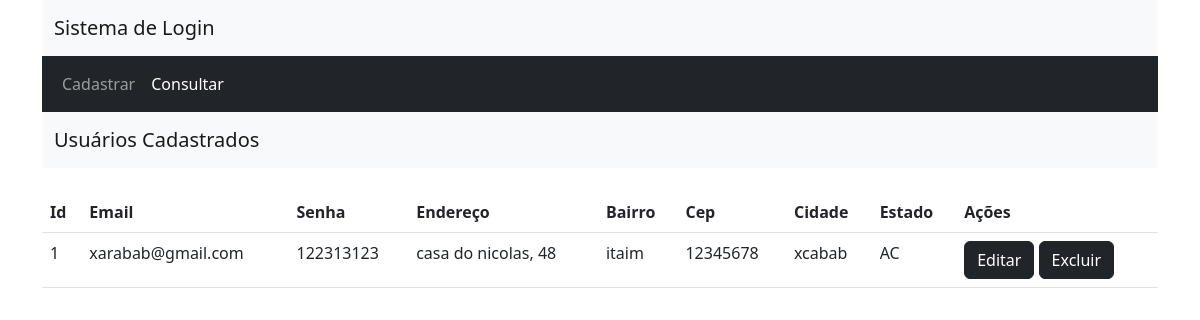
The page /consulta.php on the database as committed earlier.
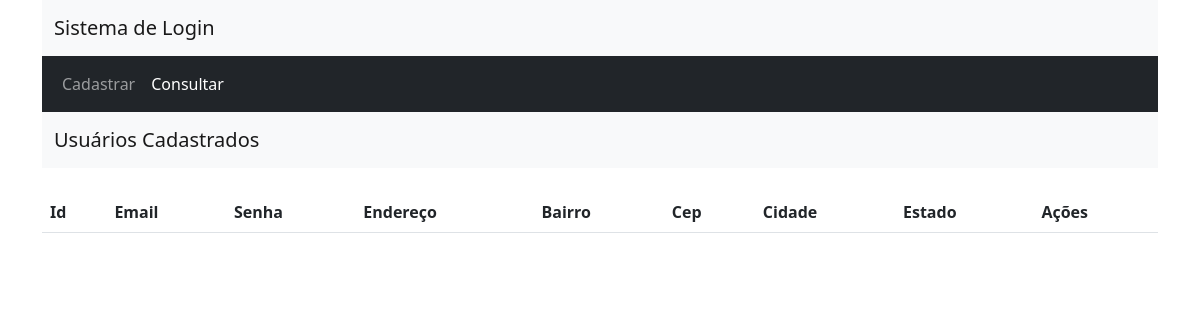
The same page on the database as committed later.
### tables this page shows
CREATE TABLE `cadastro` (
  `id` int(11) NOT NULL,
  `email` varchar(50) NOT NULL,
  `senha` text NOT NULL,
  `endereco` text NOT NULL,
  `bairro` text NOT NULL,
  `cep` int(9) NOT NULL,
  `cidade` text NOT NULL,
  `estado` enum('AC','AL','AP','AM','BA','CE','ES','GO','MA','MT','MS','MG','PA','PB','PR','PE','PI','RJ','RN','RS','RO','RR','SC','SP','SE','TO','DF') NOT NULL
);

### controller/ControllerCadastro.php (called while the page is built, shortened)
<?php
$root = realpath($_SERVER["DOCUMENT_ROOT"]);
require_once("$root/sistema_login/model/cadastro.php");
class cadastroController
{
    private $cadastro;
    public function __construct()
    {
        $this->cadastro = new Cadastro();
    }
    public function listar($id)
    {
        return $result = $this->cadastro->listar($id);
    }
}
?>

### model/banco.php (called while the page is built, shortened)
<?php
class Banco{
    protected $mysqli;
    private function conexao(){
        $this->mysqli = new mysqli(BD_SERVIDOR, BD_USUARIO , BD_SENHA, BD_BANCO);
    }
    public function getCadastro($id) {
        try {
            if (isset($id) && $id >0) {
                $stmt = $this->mysqli->query("SELECT * FROM cadastro WHERE id = '".$id."';");
            }else {
                $stmt = $this->mysqli->query("SELECT * FROM cadastro;");
            }
            $lista = $stmt->fetch_all(MYSQLI_ASSOC);
            $f_lista = array();
            $i = 0;
            foreach ($lista as $l) {
                $f_lista[$i]['id'] = $l['id'];
                $f_lista[$i]['email'] = $l['email'];
                $f_lista[$i]['senha'] = $l['senha'];
                $f_lista[$i]['endereco'] = $l['endereco'];
                $f_lista[$i]['bairro'] = $l['bairro'];
                $f_lista[$i]['cep'] = $l['cep'];
                $f_lista[$i]['cidade'] = $l['cidade'];
                $f_lista[$i]['estado'] = $l['estado'];
                $i++;
            }
            return $f_lista;
        } catch (Exception $e) {
            echo "Ocorreu um erro ao tentar Buscar Todos." . $e;
        }
    }
}
?>

### model/cadastro.php (called while the page is built, shortened)
<?php
require_once("banco.php");
class Cadastro extends Banco {
    public function listar($id){
        return $this->getCadastro($id);
    }
}
?>

### consulta.php (the view, shortened to what this page needs)
<?php
require_once("controller/ControllerCadastro.php");
?>
<!DOCTYPE html>
<html lang="en">
<head>
    <link href="https://cdn.jsdelivr.net/npm/bootstrap@5.2.0/dist/css/bootstrap.min.css" rel="stylesheet">
</head>
<body>
    <div class="container">
        <div class="row">
            <div class="col">
                <nav class="navbar bg-light">
                    <div class="container-fluid">
                        <a class="navbar-brand" href="#">
                        Sistema de Login
                        </a>
                    </div>
                </nav>
            </div>
        </div>
        <div class="row">
            <div class="col">
                <nav class="navbar navbar-expand-lg navbar-dark bg-dark">
                    <div class="container-fluid">
                        <div class="collapse navbar-collapse" id="navbarNav">
                            <ul class="navbar-nav">
                                <li class="nav-item">
                                    <a class="nav-link" href="index.php">Cadastrar</a>
                                </li>
                                <li class="nav-item">
                                    <a class="nav-link active" aria-current="page" href="consulta.php">Consultar</a>
                                </li>
                            </ul>
                        </div>
                    </div>
                </nav>
            </div>
        </div>
        <div class="row">
            <div class="col">
                <nav class="navbar bg-light">
                    <div class="container-fluid">
                        <span class="navbar-brand">Usuários Cadastrados</span>
                    </div>
                </nav>
            </div>
        </div>
        <div class="row">
            <div class="col">&nbsp;</div>
        </div>
        <div class="row">
            <div class="col">
                <table class="table">
                    <thead>
                        <tr>
                            <th scope="col">Id</th>
                            <th scope="col">Email</th>
                            <th scope="col">Senha</th>
                            <th scope="col">Endereço</th>
                            <th scope="col">Bairro</th>
                            <th scope="col">Cep</th>
                            <th scope="col">Cidade</th>
                            <th scope="col">Estado</th>
                            <th scope="col">Ações</th>
                        </tr>
                    </thead>
                    <tbody>
                        <?php
                        $controller = new cadastroController();
                        $result = $controller->listar(0);
                        for ($i = 0; $i < count($result); $i++) {
                        ?>
                            <tr>
                                <td scope="col"><?php echo $result[$i]['id']; ?></td>
                                <td scope="col"><?php echo $result[$i]['email']; ?></td>
                                <td scope="col"><?php echo $result[$i]['senha']; ?></td>
                                <td scope="col"><?php echo $result[$i]['endereco']; ?></td>
                                <td scope="col"><?php echo $result[$i]['bairro']; ?></td>
                                <td scope="col"><?php echo $result[$i]['cep']; ?></td>
                                <td scope="col"><?php echo $result[$i]['cidade']; ?></td>
                                <td scope="col"><?php echo $result[$i]['estado']; ?></td>
                                <td scope="col">
                                    <button type="button" class="btn btn-dark" onclick="location.href='EditarCliente.php?id=<?php echo $result[$i]['id']; ?>'" >Editar</button>
                                    <button type="button" class="btn btn-dark" onclick="var result = confirm('Tem certeza que quer excluir o registro?');
                                        if (result == true) {
                                            location.href='excluir.php?id=<?php echo $result[$i]['id']; ?>'
                                        }">Excluir</button>
                                </td>
                            </tr>
                        <?php
                        }
                        ?>
                    </tbody>
                </table>
            </div>
        </div>
    </div>
</body>
</html>

Rows that differ between the two databases and show on the page:
removed cadastro: id "1", email "xarabab@gmail.com", senha "122313123", endereco "casa do nicolas, 48", bairro "itaim", cep "12345678", cidade "xcabab", estado "AC"
